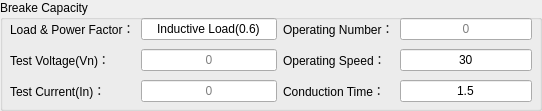
    <widget class="QGroupBox" name="groupBox_16">
     <property name="geometry">
      <rect>
       <x>350</x>
       <y>240</y>
       <width>542</width>
       <height>111</height>
      </rect>
     </property>
     <property name="minimumSize">
      <size>
       <width>541</width>
       <height>111</height>
      </size>
     </property>
     <property name="font">
      <font>
       <weight>50</weight>
       <bold>false</bold>
      </font>
     </property>
     <property name="styleSheet">
      <string notr="true"/>
     </property>
     <property name="title">
      <string>Breake Capacity</string>
     </property>
     <widget class="QWidget" name="gridLayoutWidget_17">
      <property name="geometry">
       <rect>
        <x>10</x>
        <y>15</y>
        <width>267</width>
        <height>91</height>
       </rect>
      </property>
      <layout class="QGridLayout" name="gridLayout_8">
       <item row="0" column="0">
        <widget class="QLabel" name="label_52">
         <property name="styleSheet">
          <string notr="true"/>
         </property>
         <property name="text">
          <string>Load &amp; Power Factor：</string>
         </property>
         <property name="alignment">
          <set>Qt::AlignLeading|Qt::AlignLeft|Qt::AlignVCenter</set>
         </property>
        </widget>
       </item>
       <item row="1" column="0">
        <widget class="QLabel" name="label_53">
         <property name="styleSheet">
          <string notr="true"/>
         </property>
         <property name="text">
          <string>Test Voltage(Vn)：</string>
         </property>
         <property name="alignment">
          <set>Qt::AlignLeading|Qt::AlignLeft|Qt::AlignVCenter</set>
         </property>
        </widget>
       </item>
       <item row="2" column="0">
        <widget class="QLabel" name="label_54">
         <property name="styleSheet">
          <string notr="true"/>
         </property>
         <property name="text">
          <string>Test Current(In)：</string>
         </property>
         <property name="alignment">
          <set>Qt::AlignLeading|Qt::AlignLeft|Qt::AlignVCenter</set>
         </property>
        </widget>
       </item>
       <item row="0" column="1">
        <widget class="QLineEdit" name="lineEditRn_7">
         <property name="font">
          <font>
           <pointsize>9</pointsize>
          </font>
         </property>
         <property name="focusPolicy">
          <enum>Qt::NoFocus</enum>
         </property>
         <property name="text">
          <string>Inductive Load(0.6)</string>
         </property>
         <property name="alignment">
          <set>Qt::AlignCenter</set>
         </property>
         <property name="readOnly">
          <bool>true</bool>
         </property>
        </widget>
       </item>
       <item row="1" column="1">
        <widget class="QLineEdit" name="lineEditVn_t_7">
         <property name="focusPolicy">
          <enum>Qt::NoFocus</enum>
         </property>
         <property name="alignment">
          <set>Qt::AlignCenter</set>
         </property>
         <property name="readOnly">
          <bool>true</bool>
         </property>
         <property name="placeholderText">
          <string>0</string>
         </property>
        </widget>
       </item>
       <item row="2" column="1">
        <widget class="QLineEdit" name="lineEditIn_t_7">
         <property name="focusPolicy">
          <enum>Qt::NoFocus</enum>
         </property>
         <property name="alignment">
          <set>Qt::AlignCenter</set>
         </property>
         <property name="readOnly">
          <bool>true</bool>
         </property>
         <property name="placeholderText">
          <string>0</string>
         </property>
        </widget>
       </item>
      </layout>
     </widget>
     <widget class="QWidget" name="gridLayoutWidget_18">
      <property name="geometry">
       <rect>
        <x>283</x>
        <y>15</y>
        <width>249</width>
        <height>91</height>
       </rect>
      </property>
      <layout class="QGridLayout" name="gridLayout_28">
       <item row="1" column="0">
        <widget class="QLabel" name="label_56">
         <property name="styleSheet">
          <string notr="true"/>
         </property>
         <property name="text">
          <string>Operating Speed：</string>
         </property>
         <property name="alignment">
          <set>Qt::AlignLeading|Qt::AlignLeft|Qt::AlignVCenter</set>
         </property>
        </widget>
       </item>
       <item row="2" column="0">
        <widget class="QLabel" name="label_57">
         <property name="styleSheet">
          <string notr="true"/>
         </property>
         <property name="text">
          <string>Conduction Time：</string>
         </property>
         <property name="alignment">
          <set>Qt::AlignLeading|Qt::AlignLeft|Qt::AlignVCenter</set>
         </property>
        </widget>
       </item>
       <item row="0" column="0">
        <widget class="QLabel" name="label_55">
         <property name="styleSheet">
          <string notr="true"/>
         </property>
         <property name="text">
          <string>Operating Number：</string>
         </property>
         <property name="alignment">
          <set>Qt::AlignLeading|Qt::AlignLeft|Qt::AlignVCenter</set>
         </property>
        </widget>
       </item>
       <item row="0" column="1">
        <widget class="QLineEdit" name="lineEditHandleNum_5">
         <property name="focusPolicy">
          <enum>Qt::NoFocus</enum>
         </property>
         <property name="text">
          <string/>
         </property>
         <property name="alignment">
          <set>Qt::AlignCenter</set>
         </property>
         <property name="readOnly">
          <bool>true</bool>
         </property>
         <property name="placeholderText">
          <string>0</string>
         </property>
        </widget>
       </item>
       <item row="1" column="1">
        <widget class="QLineEdit" name="lineEditHandleRate_4">
         <property name="focusPolicy">
          <enum>Qt::NoFocus</enum>
         </property>
         <property name="toolTip">
          <string>/min</string>
         </property>
         <property name="text">
          <string>30</string>
         </property>
         <property name="alignment">
          <set>Qt::AlignCenter</set>
         </property>
         <property name="readOnly">
          <bool>true</bool>
         </property>
        </widget>
       </item>
       <item row="2" column="1">
        <widget class="QLineEdit" name="lineEditTongTime_4">
         <property name="focusPolicy">
          <enum>Qt::NoFocus</enum>
         </property>
         <property name="toolTip">
          <string>s</string>
         </property>
         <property name="text">
          <string>1.5</string>
         </property>
         <property name="alignment">
          <set>Qt::AlignCenter</set>
         </property>
         <property name="readOnly">
          <bool>true</bool>
         </property>
        </widget>
       </item>
      </layout>
     </widget>
    </widget>
